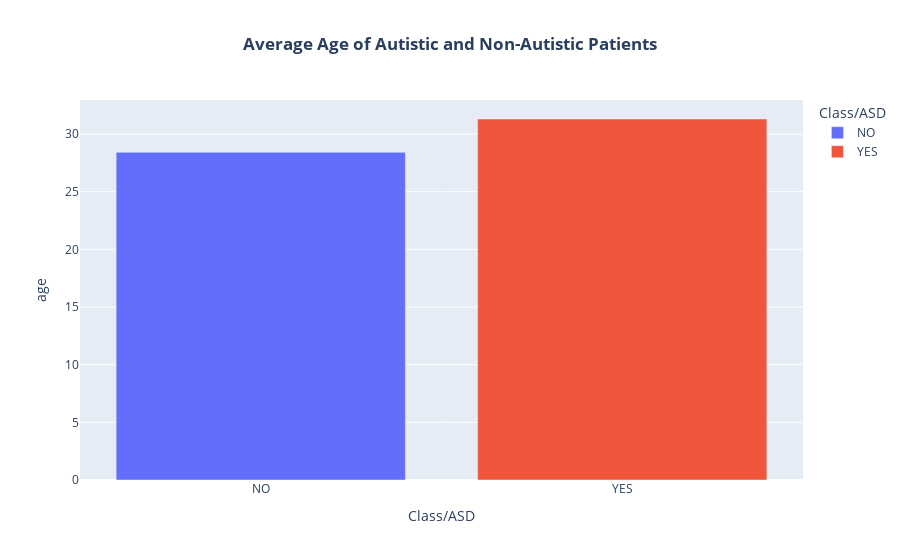

Here is the notebook cell this chart was saved with:
### Code cell
#using plotly to visualize the average age of autistic and non-autistic patients
fig = px.bar(df.groupby('Class/ASD', as_index=False).agg({'age':'mean'}), 
             x='Class/ASD', 
             y='age', 
             color='Class/ASD',
             title='Average Age of Autistic and Non-Autistic Patients')

# Update layout to center the title
fig.update_layout(title_text='<b>Average Age of Autistic and Non-Autistic Patients</b>', title_x=0.5)

# Show the plot
fig.show()

### Figure 1 — Plotly figure (JSON) as saved in the notebook; plotly's stock layout.template omitted (floating-point values rounded to 4 significant figures)
{"data": [{"alignmentgroup": "True", "hovertemplate": "Class/ASD=%{x}<br>age=%{y}<extra></extra>", "legendgroup": "NO", "marker": {"color": "#636efa", "pattern": {"shape": ""}}, "name": "NO", "offsetgroup": "NO", "orientation": "v", "showlegend": true, "textposition": "auto", "type": "bar", "x": ["NO"], "xaxis": "x", "y": [28.42], "yaxis": "y"}, {"alignmentgroup": "True", "hovertemplate": "Class/ASD=%{x}<br>age=%{y}<extra></extra>", "legendgroup": "YES", "marker": {"color": "#EF553B", "pattern": {"shape": ""}}, "name": "YES", "offsetgroup": "YES", "orientation": "v", "showlegend": true, "textposition": "auto", "type": "bar", "x": ["YES"], "xaxis": "x", "y": [31.31], "yaxis": "y"}], "layout": {"barmode": "relative", "legend": {"title": {"text": "Class/ASD"}, "tracegroupgap": 0}, "title": {"text": "<b>Average Age of Autistic and Non-Autistic Patients</b>", "x": 0.5}, "xaxis": {"anchor": "y", "categoryarray": ["NO", "YES"], "categoryorder": "array", "domain": [0, 1], "title": {"text": "Class/ASD"}}, "yaxis": {"anchor": "x", "domain": [0, 1], "title": {"text": "age"}}}}
